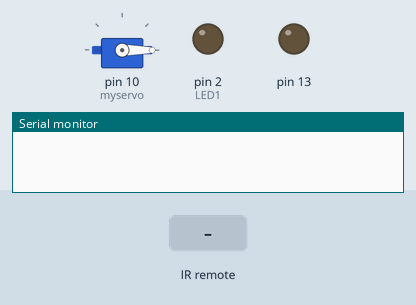
The sketch below on a simulated Arduino Uno, built with avr-gcc and run on an emulated ATmega328P. Shown: servo, output pins drawn as LEDs (lit = HIGH), the last lines printed to the serial monitor. The inputs (shaded band) are chosen by the test bench.

Above: at 1.4 s.
1.5 s: infrared code 0x00FF9867 received
At 1.65 s:
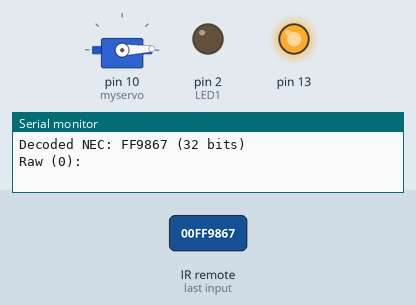
4.5 s: infrared code 0x00FF30CF received
At 5.0 s:
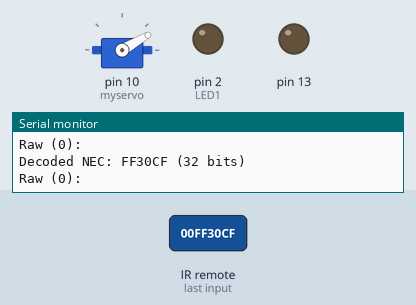
6.0 s: infrared code 0x00FF6897 received
At 7.1 s:
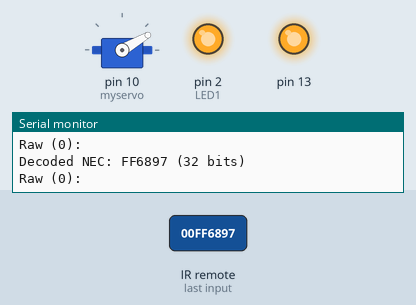
7.5 s: infrared code 0x00FF18E7 received
At 8.3 s:
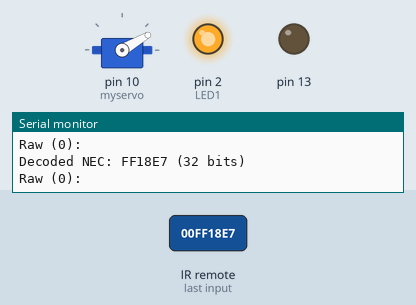
9.0 s: infrared code 0x00FF9867 received
At 10.15 s:
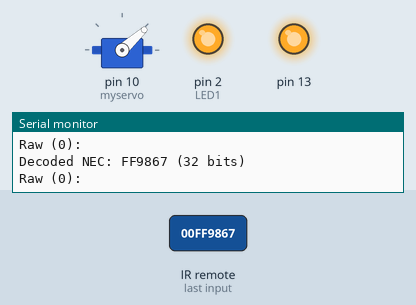
12.0 s: infrared code 0x00FF6897 received
At 13.1 s:
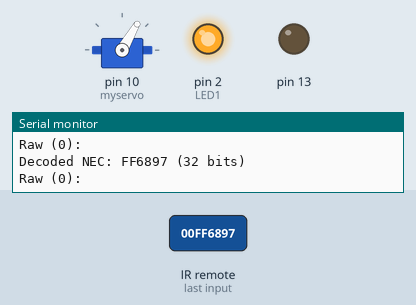
Timing chart, 0 to 14.5 s (numbered marks = the images above; inputs shaded):
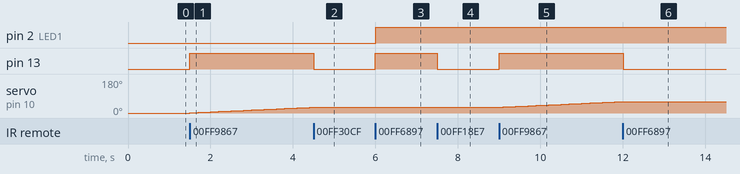

The sketch:

code19.ino
```cpp
#include <IRremote.h>//包含红外库
#include<Servo.h>
Servo myservo;

int pos = 0;//舵机初始角度
int direc = 1;//决定舵机左右转动
int RECV_PIN = 11;//端口声明
int LED1 = 2;


long on1  = 0x00FF6897;//编码示例,与发送匹配用
long off1 = 0x00ff30CF;
long on2 = 0x00FF9867;
long off2 = 0x00FF18E7;

IRrecv irrecv(RECV_PIN);
decode_results results;//结构声明
// Dumps out the decode_results structure.
// Call this after IRrecv::decode()
// void * to work around compiler issue
//void dump(void *v) {
//  decode_results *results = (decode_results *)v
void dump(decode_results *results)
{
  int count = results->rawlen;
  if (results->decode_type == UNKNOWN)
  {
    Serial.println("Could not decode message");
  }
  else
  {
    if (results->decode_type == NEC)
    {
      Serial.print("Decoded NEC: ");
    }
    else if (results->decode_type == SONY)
    {
      Serial.print("Decoded SONY: ");
    }
    else if (results->decode_type == RC5)
    {
      Serial.print("Decoded RC5: ");
    }
    else if (results->decode_type == RC6)
    {
      Serial.print("Decoded RC6: ");
    }
    Serial.print(results->value, HEX);
    Serial.print(" (");
    Serial.print(results->bits, DEC);
    Serial.println(" bits)");
  }
  Serial.print("Raw (");
  Serial.print(count, DEC);
  Serial.print("): ");

  for (int i = 0; i < count; i++)
  {
    if ((i % 2) == 1)
    {
      Serial.print(results->rawbuf[i]*USECPERTICK, DEC);
    }
    else
    {
      Serial.print(-(int)results->rawbuf[i]*USECPERTICK, DEC);
    }
    Serial.print(" ");
  }
  Serial.println("");
}

void setup()
{

  pinMode(RECV_PIN, INPUT);   //端口模式，输入
  pinMode(LED1, OUTPUT);//端口模式，输出

myservo.attach(10);
  pinMode(13, OUTPUT);////端口模式，输出
  Serial.begin(9600);	//波特率9600
  irrecv.enableIRIn(); // Start the receiver
  myservo.write(0);
  delay (200);


}

int on = 0;
unsigned long last = millis();

void loop()
{
 if (results.value == on2 )
 {//实现电风扇左右摇摆的效果
 if (pos<180&&(direc%2==1)){
             myservo.write(++pos);//   舵机旋转角度为pos
             delay(50);}
             if (pos ==180) direc++;
             if (pos >0&&(direc%2==0))
             myservo.write(--pos);
             delay(50);
             if (pos == 0) direc ++;
 }
  if (irrecv.decode(&results)) //调用库函数：解码
  {
    // If it's been at least 1/4 second since the last
    // IR received, toggle the relay
    if (millis() - last > 250)
    {
      on = !on;
      digitalWrite(13, on ? HIGH : LOW);
      dump(&results);
    }
    if (results.value == on1 )
      digitalWrite(LED1, HIGH);


    if (results.value == off1 )
      digitalWrite(LED1, LOW);

    last = millis();
    irrecv.resume(); // Receive the next value
  }
}
```

Measured:
- after the input at 1.5 s, pin 13: LOW → HIGH at once; servo on pin 10 (myservo): moves from 0° to 30° over 2.9 s, starting at once
- after the input at 4.5 s, pin 13: HIGH → LOW at once; servo on pin 10 (myservo): stays 30° (without the input it goes to 31° after 0.01 s)
- after the input at 6.0 s, pin 2 (LED1), pin 13: LOW → HIGH at once
- after the input at 7.5 s, pin 13: HIGH → LOW at once
- after the input at 9.0 s, pin 13: LOW → HIGH at once; servo on pin 10 (myservo): moves from 30° to 60° over 2.9 s, starting at once
- after the input at 12.0 s, pin 13: HIGH → LOW at once; servo on pin 10 (myservo): stays 60° (without the input it goes to 61° after 0.01 s)
